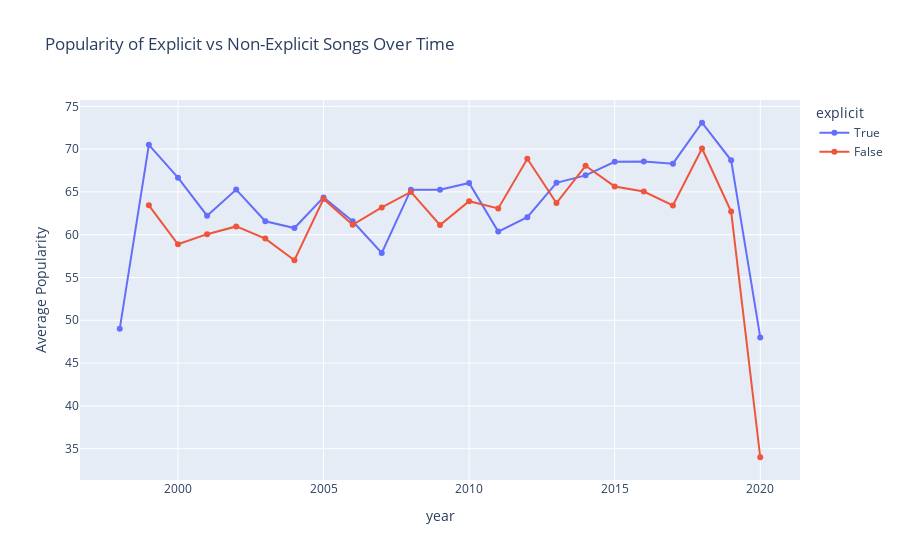

The notebook cell this image was saved under:
### Code cell
explicit_trend = df.groupby(['year', 'explicit'])['popularity'].mean().reset_index()
fig2 = px.line(
    explicit_trend,
    x='year',
    y='popularity',
    color='explicit',
    markers=True,
    title='Popularity of Explicit vs Non-Explicit Songs Over Time',
    labels={'popularity': 'Average Popularity'}
)
fig2.show()

### Figure 1 — Plotly figure (JSON) as saved in the notebook; plotly's stock layout.template omitted (floating-point values rounded to 4 significant figures)
{"data": [{"hovertemplate": "explicit=True<br>year=%{x}<br>Average Popularity=%{y}<extra></extra>", "legendgroup": "True", "line": {"color": "#636efa", "dash": "solid"}, "marker": {"symbol": "circle"}, "mode": "lines+markers", "name": "True", "orientation": "v", "showlegend": true, "type": "scatter", "x": [1998, 1999, 2000, 2001, 2002, 2003, 2004, 2005, 2006, 2007, 2008, 2009, 2010, 2011, 2012, 2013, 2014, 2015, 2016, 2017, 2018, 2019, 2020], "xaxis": "x", "y": [49, 70.5, 66.67, 62.22, 65.27, 61.57, 60.78, 64.36, 61.57, 57.86, 65.26, 65.26, 66.05, 60.36, 62.05, 66.07, 66.93, 68.52, 68.56, 68.3, 73.08, 68.69, 48], "yaxis": "y"}, {"hovertemplate": "explicit=False<br>year=%{x}<br>Average Popularity=%{y}<extra></extra>", "legendgroup": "False", "line": {"color": "#EF553B", "dash": "solid"}, "marker": {"symbol": "circle"}, "mode": "lines+markers", "name": "False", "orientation": "v", "showlegend": true, "type": "scatter", "x": [1999, 2000, 2001, 2002, 2003, 2004, 2005, 2006, 2007, 2008, 2009, 2010, 2011, 2012, 2013, 2014, 2015, 2016, 2017, 2018, 2019, 2020], "xaxis": "x", "y": [63.43, 58.88, 60.06, 60.97, 59.54, 57.02, 64.18, 61.15, 63.19, 65, 61.13, 63.91, 63.07, 68.87, 63.69, 68.05, 65.64, 65.04, 63.42, 70.07, 62.7, 34], "yaxis": "y"}], "layout": {"legend": {"title": {"text": "explicit"}, "tracegroupgap": 0}, "title": {"text": "Popularity of Explicit vs Non-Explicit Songs Over Time"}, "xaxis": {"anchor": "y", "domain": [0, 1], "title": {"text": "year"}}, "yaxis": {"anchor": "x", "domain": [0, 1], "title": {"text": "Average Popularity"}}}}
